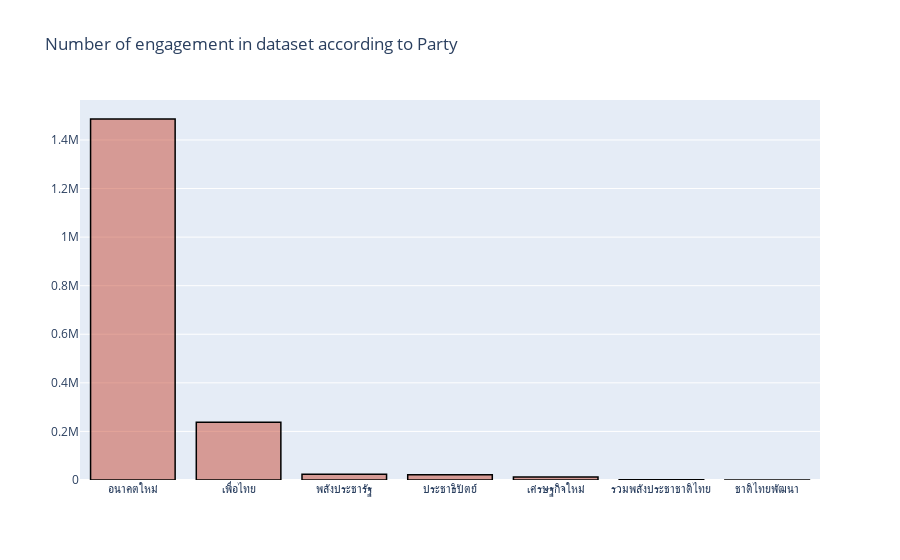

Notebook code cell kept with this figure:
### Code cell
cnt_ = aa.groupby('Party').agg({'eng_sum':'sum'}).sort_values(by='eng_sum',ascending=False)

trace1 = go.Bar(
                x = cnt_.index,
                y = cnt_['eng_sum'],
                name = "Number of tweet in dataset",
                marker = dict(color = 'rgba(200, 74, 55, 0.5)',
                             line=dict(color='rgb(0,0,0)',width=1.5)),
                )

data = [trace1]
layout = go.Layout(barmode = "group",title = 'Number of engagement in dataset according to Party')
fig = go.Figure(data = data, layout = layout)
py.iplot(fig)

### Figure 1 — Plotly figure (JSON) as saved in the notebook; plotly's stock layout.template omitted (floating-point values rounded to 4 significant figures)
{"data": [{"marker": {"color": "rgba(200, 74, 55, 0.5)", "line": {"color": "rgb(0,0,0)", "width": 1.5}}, "name": "Number of tweet in dataset", "type": "bar", "x": ["อนาคตใหม่", "เพื่อไทย", "พลังประชารัฐ", "ประชาธิปัตย์", "เศรษฐกิจใหม่", "รวมพลังประชาชาติไทย", "ชาติไทยพัฒนา"], "y": [1486240, 238217, 23401, 21340, 12300, 532, 41]}], "layout": {"barmode": "group", "title": {"text": "Number of engagement in dataset according to Party"}}}
